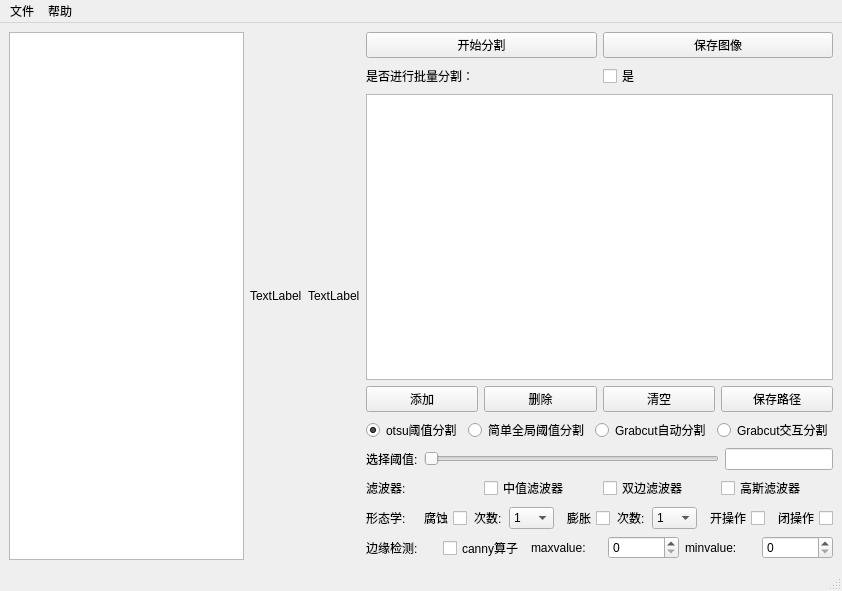
<?xml version="1.0" encoding="UTF-8"?>
<ui version="4.0">
 <class>MainWindow</class>
 <widget class="QMainWindow" name="MainWindow">
  <property name="geometry">
   <rect>
    <x>0</x>
    <y>0</y>
    <width>842</width>
    <height>591</height>
   </rect>
  </property>
  <property name="windowTitle">
   <string>MainWindow</string>
  </property>
  <widget class="QWidget" name="centralwidget">
   <layout class="QGridLayout" name="gridLayout">
    <item row="0" column="3">
     <layout class="QVBoxLayout" name="verticalLayout_2">
      <item>
       <layout class="QHBoxLayout" name="horizontalLayout_6">
        <item>
         <widget class="QPushButton" name="pushButton">
          <property name="text">
           <string>开始分割</string>
          </property>
         </widget>
        </item>
        <item>
         <widget class="QPushButton" name="pushButton_2">
          <property name="text">
           <string>保存图像</string>
          </property>
         </widget>
        </item>
       </layout>
      </item>
      <item>
       <layout class="QHBoxLayout" name="horizontalLayout_3">
        <item>
         <widget class="QLabel" name="label_2">
          <property name="layoutDirection">
           <enum>Qt::RightToLeft</enum>
          </property>
          <property name="text">
           <string>是否进行批量分割：</string>
          </property>
         </widget>
        </item>
        <item>
         <widget class="QCheckBox" name="checkBox">
          <property name="text">
           <string>是</string>
          </property>
         </widget>
        </item>
       </layout>
      </item>
      <item>
       <widget class="QListWidget" name="listWidget"/>
      </item>
      <item>
       <layout class="QHBoxLayout" name="horizontalLayout_2">
        <item>
         <widget class="QPushButton" name="pushButton_3">
          <property name="text">
           <string>添加</string>
          </property>
         </widget>
        </item>
        <item>
         <widget class="QPushButton" name="pushButton_4">
          <property name="text">
           <string>删除</string>
          </property>
         </widget>
        </item>
        <item>
         <widget class="QPushButton" name="pushButton_5">
          <property name="text">
           <string>清空</string>
          </property>
         </widget>
        </item>
        <item>
         <widget class="QPushButton" name="pushButton_6">
          <property name="text">
           <string>保存路径</string>
          </property>
         </widget>
        </item>
       </layout>
      </item>
      <item>
       <layout class="QHBoxLayout" name="horizontalLayout">
        <item>
         <widget class="QRadioButton" name="radioButton">
          <property name="text">
           <string>otsu阈值分割</string>
          </property>
          <property name="checked">
           <bool>true</bool>
          </property>
         </widget>
        </item>
        <item>
         <widget class="QRadioButton" name="radioButton_3">
          <property name="text">
           <string>简单全局阈值分割</string>
          </property>
         </widget>
        </item>
        <item>
         <widget class="QRadioButton" name="radioButton_4">
          <property name="text">
           <string>Grabcut自动分割</string>
          </property>
         </widget>
        </item>
        <item>
         <widget class="QRadioButton" name="radioButton_5">
          <property name="text">
           <string>Grabcut交互分割</string>
          </property>
         </widget>
        </item>
       </layout>
      </item>
      <item>
       <layout class="QHBoxLayout" name="horizontalLayout_7">
        <item>
         <widget class="QLabel" name="label_8">
          <property name="sizePolicy">
           <sizepolicy hsizetype="Maximum" vsizetype="Preferred">
            <horstretch>0</horstretch>
            <verstretch>0</verstretch>
           </sizepolicy>
          </property>
          <property name="text">
           <string>选择阈值:</string>
          </property>
         </widget>
        </item>
        <item>
         <widget class="QSlider" name="horizontalSlider">
          <property name="sizePolicy">
           <sizepolicy hsizetype="Preferred" vsizetype="Fixed">
            <horstretch>0</horstretch>
            <verstretch>0</verstretch>
           </sizepolicy>
          </property>
          <property name="orientation">
           <enum>Qt::Horizontal</enum>
          </property>
         </widget>
        </item>
        <item>
         <widget class="QLineEdit" name="lineEdit">
          <property name="sizePolicy">
           <sizepolicy hsizetype="Maximum" vsizetype="Fixed">
            <horstretch>0</horstretch>
            <verstretch>0</verstretch>
           </sizepolicy>
          </property>
          <property name="minimumSize">
           <size>
            <width>0</width>
            <height>0</height>
           </size>
          </property>
         </widget>
        </item>
       </layout>
      </item>
      <item>
       <layout class="QVBoxLayout" name="verticalLayout">
        <item>
         <layout class="QHBoxLayout" name="horizontalLayout_4">
          <item>
           <widget class="QLabel" name="label_3">
            <property name="text">
             <string>滤波器:</string>
            </property>
           </widget>
          </item>
          <item>
           <widget class="QCheckBox" name="checkBox_2">
            <property name="text">
             <string>中值滤波器</string>
            </property>
           </widget>
          </item>
          <item>
           <widget class="QCheckBox" name="checkBox_3">
            <property name="text">
             <string>双边滤波器</string>
            </property>
           </widget>
          </item>
          <item>
           <widget class="QCheckBox" name="checkBox_4">
            <property name="text">
             <string>高斯滤波器</string>
            </property>
           </widget>
          </item>
         </layout>
        </item>
        <item>
         <layout class="QHBoxLayout" name="horizontalLayout_5" stretch="0,0,0,0,0,0,0,0,0">
          <property name="spacing">
           <number>7</number>
          </property>
          <property name="leftMargin">
           <number>0</number>
          </property>
          <property name="topMargin">
           <number>0</number>
          </property>
          <property name="rightMargin">
           <number>0</number>
          </property>
          <property name="bottomMargin">
           <number>0</number>
          </property>
          <item>
           <widget class="QLabel" name="label_4">
            <property name="sizePolicy">
             <sizepolicy hsizetype="Preferred" vsizetype="Preferred">
              <horstretch>0</horstretch>
              <verstretch>0</verstretch>
             </sizepolicy>
            </property>
            <property name="text">
             <string>形态学:</string>
            </property>
            <property name="buddy">
             <cstring>checkBox_4</cstring>
            </property>
           </widget>
          </item>
          <item>
           <widget class="QCheckBox" name="checkBox_5">
            <property name="sizePolicy">
             <sizepolicy hsizetype="Preferred" vsizetype="Preferred">
              <horstretch>0</horstretch>
              <verstretch>0</verstretch>
             </sizepolicy>
            </property>
            <property name="tabletTracking">
             <bool>false</bool>
            </property>
            <property name="layoutDirection">
             <enum>Qt::RightToLeft</enum>
            </property>
            <property name="autoFillBackground">
             <bool>false</bool>
            </property>
            <property name="text">
             <string>腐蚀</string>
            </property>
            <property name="checked">
             <bool>false</bool>
            </property>
           </widget>
          </item>
          <item>
           <widget class="QLabel" name="label_5">
            <property name="sizePolicy">
             <sizepolicy hsizetype="Maximum" vsizetype="Preferred">
              <horstretch>0</horstretch>
              <verstretch>0</verstretch>
             </sizepolicy>
            </property>
            <property name="text">
             <string>次数:</string>
            </property>
           </widget>
          </item>
          <item>
           <widget class="QComboBox" name="comboBox">
            <item>
             <property name="text">
              <string>1</string>
             </property>
            </item>
            <item>
             <property name="text">
              <string>2</string>
             </property>
            </item>
            <item>
             <property name="text">
              <string>3</string>
             </property>
            </item>
            <item>
             <property name="text">
              <string>4</string>
             </property>
            </item>
            <item>
             <property name="text">
              <string>5</string>
             </property>
            </item>
           </widget>
          </item>
          <item>
           <widget class="QCheckBox" name="checkBox_6">
            <property name="sizePolicy">
             <sizepolicy hsizetype="Preferred" vsizetype="Fixed">
              <horstretch>0</horstretch>
              <verstretch>0</verstretch>
             </sizepolicy>
            </property>
            <property name="layoutDirection">
             <enum>Qt::RightToLeft</enum>
            </property>
            <property name="text">
             <string>膨胀</string>
            </property>
           </widget>
          </item>
          <item>
           <widget class="QLabel" name="label_6">
            <property name="sizePolicy">
             <sizepolicy hsizetype="Maximum" vsizetype="Preferred">
              <horstretch>0</horstretch>
              <verstretch>0</verstretch>
             </sizepolicy>
            </property>
            <property name="text">
             <string>次数:</string>
            </property>
           </widget>
          </item>
          <item>
           <widget class="QComboBox" name="comboBox_2">
            <item>
             <property name="text">
              <string>1</string>
             </property>
            </item>
            <item>
             <property name="text">
              <string>2</string>
             </property>
            </item>
            <item>
             <property name="text">
              <string>3</string>
             </property>
            </item>
            <item>
             <property name="text">
              <string>4</string>
             </property>
            </item>
            <item>
             <property name="text">
              <string>5</string>
             </property>
            </item>
           </widget>
          </item>
          <item>
           <widget class="QCheckBox" name="checkBox_7">
            <property name="sizePolicy">
             <sizepolicy hsizetype="Preferred" vsizetype="Fixed">
              <horstretch>0</horstretch>
              <verstretch>0</verstretch>
             </sizepolicy>
            </property>
            <property name="layoutDirection">
             <enum>Qt::RightToLeft</enum>
            </property>
            <property name="text">
             <string>开操作</string>
            </property>
           </widget>
          </item>
          <item>
           <widget class="QCheckBox" name="checkBox_8">
            <property name="sizePolicy">
             <sizepolicy hsizetype="Preferred" vsizetype="Fixed">
              <horstretch>0</horstretch>
              <verstretch>0</verstretch>
             </sizepolicy>
            </property>
            <property name="layoutDirection">
             <enum>Qt::RightToLeft</enum>
            </property>
            <property name="text">
             <string>闭操作</string>
            </property>
           </widget>
          </item>
         </layout>
        </item>
       </layout>
      </item>
      <item>
       <layout class="QHBoxLayout" name="horizontalLayout_8">
        <item>
         <widget class="QLabel" name="label_9">
          <property name="text">
           <string>边缘检测:</string>
          </property>
         </widget>
        </item>
        <item>
         <widget class="QCheckBox" name="checkBox_9">
          <property name="text">
           <string>canny算子</string>
          </property>
         </widget>
        </item>
        <item>
         <widget class="QLabel" name="label_10">
          <property name="text">
           <string>maxvalue:</string>
          </property>
         </widget>
        </item>
        <item>
         <widget class="QSpinBox" name="spinBox"/>
        </item>
        <item>
         <widget class="QLabel" name="label_11">
          <property name="text">
           <string>minvalue:</string>
          </property>
         </widget>
        </item>
        <item>
         <widget class="QSpinBox" name="spinBox_2"/>
        </item>
       </layout>
      </item>
     </layout>
    </item>
    <item row="0" column="2">
     <widget class="QLabel" name="label_7">
      <property name="text">
       <string>TextLabel</string>
      </property>
     </widget>
    </item>
    <item row="0" column="1">
     <widget class="QLabel" name="label">
      <property name="text">
       <string>TextLabel</string>
      </property>
     </widget>
    </item>
    <item row="0" column="0">
     <widget class="QTextBrowser" name="textBrowser"/>
    </item>
   </layout>
  </widget>
  <widget class="QMenuBar" name="menubar">
   <property name="geometry">
    <rect>
     <x>0</x>
     <y>0</y>
     <width>842</width>
     <height>25</height>
    </rect>
   </property>
   <widget class="QMenu" name="menu">
    <property name="title">
     <string>文件</string>
    </property>
    <addaction name="actiondakai"/>
    <addaction name="actionbaocun"/>
   </widget>
   <widget class="QMenu" name="menu_3">
    <property name="title">
     <string>帮助</string>
    </property>
    <addaction name="actionshiyong"/>
   </widget>
   <addaction name="menu"/>
   <addaction name="menu_3"/>
  </widget>
  <widget class="QStatusBar" name="statusbar"/>
  <action name="actiondakai">
   <property name="text">
    <string>打开</string>
   </property>
  </action>
  <action name="actionbaocun">
   <property name="text">
    <string>保存</string>
   </property>
   <property name="shortcut">
    <string>Ctrl+S</string>
   </property>
  </action>
  <action name="actionotsu">
   <property name="text">
    <string>otsu</string>
   </property>
  </action>
  <action name="actionjiandanyuzhi">
   <property name="text">
    <string>简单阈值</string>
   </property>
  </action>
  <action name="actionGrabcut">
   <property name="text">
    <string>Grabcut</string>
   </property>
  </action>
  <action name="actionshiyong">
   <property name="text">
    <string>使用</string>
   </property>
  </action>
 </widget>
 <resources/>
 <connections>
  <connection>
   <sender>checkBox_5</sender>
   <signal>clicked(bool)</signal>
   <receiver>comboBox</receiver>
   <slot>setVisible(bool)</slot>
   <hints>
    <hint type="sourcelabel">
     <x>289</x>
     <y>518</y>
    </hint>
    <hint type="destinationlabel">
     <x>386</x>
     <y>518</y>
    </hint>
   </hints>
  </connection>
  <connection>
   <sender>checkBox_5</sender>
   <signal>clicked(bool)</signal>
   <receiver>label_5</receiver>
   <slot>setVisible(bool)</slot>
   <hints>
    <hint type="sourcelabel">
     <x>289</x>
     <y>518</y>
    </hint>
    <hint type="destinationlabel">
     <x>334</x>
     <y>518</y>
    </hint>
   </hints>
  </connection>
  <connection>
   <sender>checkBox_6</sender>
   <signal>clicked(bool)</signal>
   <receiver>label_6</receiver>
   <slot>setVisible(bool)</slot>
   <hints>
    <hint type="sourcelabel">
     <x>451</x>
     <y>517</y>
    </hint>
    <hint type="destinationlabel">
     <x>496</x>
     <y>518</y>
    </hint>
   </hints>
  </connection>
  <connection>
   <sender>checkBox_6</sender>
   <signal>clicked(bool)</signal>
   <receiver>comboBox_2</receiver>
   <slot>setVisible(bool)</slot>
   <hints>
    <hint type="sourcelabel">
     <x>451</x>
     <y>517</y>
    </hint>
    <hint type="destinationlabel">
     <x>548</x>
     <y>518</y>
    </hint>
   </hints>
  </connection>
  <connection>
   <sender>checkBox_9</sender>
   <signal>clicked(bool)</signal>
   <receiver>label_10</receiver>
   <slot>setVisible(bool)</slot>
   <hints>
    <hint type="sourcelabel">
     <x>304</x>
     <y>540</y>
    </hint>
    <hint type="destinationlabel">
     <x>395</x>
     <y>539</y>
    </hint>
   </hints>
  </connection>
  <connection>
   <sender>checkBox_9</sender>
   <signal>clicked(bool)</signal>
   <receiver>spinBox</receiver>
   <slot>setVisible(bool)</slot>
   <hints>
    <hint type="sourcelabel">
     <x>321</x>
     <y>537</y>
    </hint>
    <hint type="destinationlabel">
     <x>478</x>
     <y>543</y>
    </hint>
   </hints>
  </connection>
  <connection>
   <sender>checkBox_9</sender>
   <signal>clicked(bool)</signal>
   <receiver>label_11</receiver>
   <slot>setVisible(bool)</slot>
   <hints>
    <hint type="sourcelabel">
     <x>267</x>
     <y>542</y>
    </hint>
    <hint type="destinationlabel">
     <x>605</x>
     <y>547</y>
    </hint>
   </hints>
  </connection>
  <connection>
   <sender>checkBox_9</sender>
   <signal>clicked(bool)</signal>
   <receiver>spinBox_2</receiver>
   <slot>setVisible(bool)</slot>
   <hints>
    <hint type="sourcelabel">
     <x>306</x>
     <y>537</y>
    </hint>
    <hint type="destinationlabel">
     <x>703</x>
     <y>540</y>
    </hint>
   </hints>
  </connection>
 </connections>
</ui>
